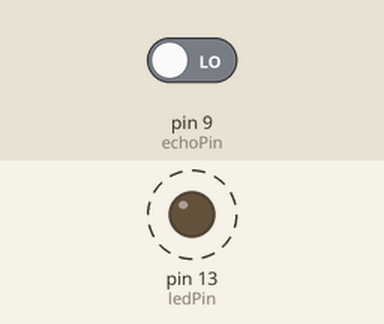
Bench run of a program on a simulated Arduino Uno, built with avr-gcc and run on an emulated ATmega328P. Parts: output pins drawn as LEDs (lit = HIGH). Dashed ring = blinking. The inputs (shaded band) are chosen by the test bench; at power-on: pin 9 (echoPin) LOW. Pins used as bus, display or sensor lines are not drawn.

Above: at 0.5 s.
Timing chart, 0 to 3.0 s (numbered marks = the images above):
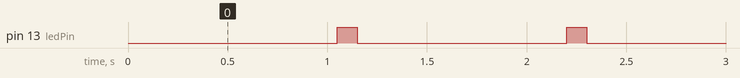

Measured:
- by itself, pin 13 (ledPin): alternates HIGH for 0.10 s and LOW for 1.1 s

The program:

main.cpp
```cpp
#include <Arduino.h>

int ledPin = LED_BUILTIN;
int trigPin = 10;
int echoPin = 9;
int duration, distance;

void setup()
{
    pinMode (ledPin, OUTPUT);
    pinMode (trigPin, OUTPUT);
    pinMode (echoPin, INPUT);
}
void loop()
{
    digitalWrite (ledPin, LOW);
    digitalWrite (trigPin, HIGH);
    delay(50);

    digitalWrite (trigPin, LOW);
    duration = pulseIn(echoPin,HIGH);
    distance = (duration / 2) / 29.1;

    if(distance <= 20)
        digitalWrite (ledPin, HIGH);
    delay(50);

    if(distance >= 20)// if no obstacle is there within 30 cm, the Led should turn off.
        digitalWrite (ledPin, LOW);
    delay(50);

    Serial.print("cm");
    Serial.println(distance);
}
```
